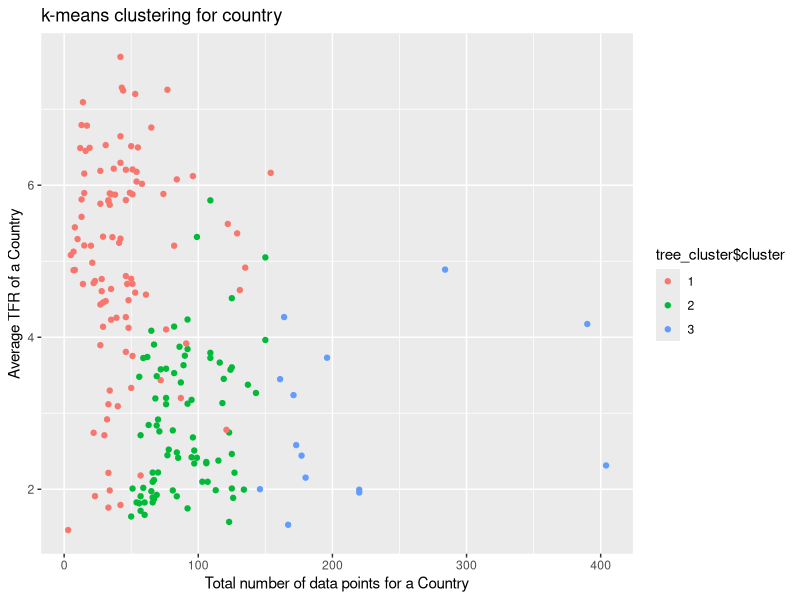

Here is the R script that generated this plot:
## ---- chunk 1
library("knitr")
library("ggplot2")
library("tidyverse")
library(openxlsx)
library(tidyverse)
library(lubridate)
library(stats)
library(data.table)
library(gridExtra)
library(class)
library(cluster)
## ---- chunk 2
tfr <- read_csv("tfr_data.csv")
subregion = read_csv("un_subregion.csv")
tfr <- merge(x = tfr, y = subregion[ , -1], by = "ISO.code")
tfr$TimeMid <- as.Date.character(format(date_decimal(tfr$TimeMid), "%Y-%m-%d"))
tfr <- tfr %>% mutate(year = year(TimeMid)) %>% filter(year <= 2016)
# head(tfr)
## ---- chunk 3
df <- tfr %>% select(DataValue, Country.or.area, DataProcessType, RecallLag, DataTypeGroupName,  year, development)
dim(df)

#head(df)
#unique(tfr$development)
## ---- chunk 4
# feature extraction
df_features <- df%>% group_by(Country.or.area) %>% summarize(total_pt = sum(n()), average_RL = mean(abs(RecallLag)), average_TFR = mean(DataValue), num_Census = sum(DataProcessType == "Census"), num_Survey = sum(DataProcessType == "Survey"), num_Estimate = sum(DataProcessType == "Estimate"), num_Register = sum(DataProcessType == "Register"), num_SRS = sum(DataProcessType == "SRS"), num_Panel = sum(DataProcessType == "Panel"), num_PES = sum(DataProcessType == "PES"), num_Indirect = sum(DataTypeGroupName == "Indirect"), num_Direct = sum(DataTypeGroupName == "Direct"), num_UN = sum(DataTypeGroupName == "UN computed"), num_Unknown = sum(DataTypeGroupName == "Unknown"), num_Undefined = sum(DataTypeGroupName == "Undefined"))

## ---- chunk 5
# joins
df_tree <- df %>% select(-DataValue, -DataProcessType, -RecallLag, -DataTypeGroupName, -year) %>% group_by(Country.or.area) 
df_tree <- unique( df_tree[,1:2] )
df_tree <- left_join(x = df_features, y = df_tree, by = "Country.or.area")
## ---- chunk 6
tree_cluster <- kmeans(df_tree[, 2:16], 3, nstart = 2)
#tree_cluster
## ---- chunk 7
tree_cluster$cluster <- as.factor(tree_cluster$cluster)
ggplot(df_tree, aes(total_pt, average_TFR, color = tree_cluster$cluster)) + geom_point() + ggtitle("k-means clustering for country") +
  xlab("Total number of data points for a Country") + ylab("Average TFR of a Country") 
